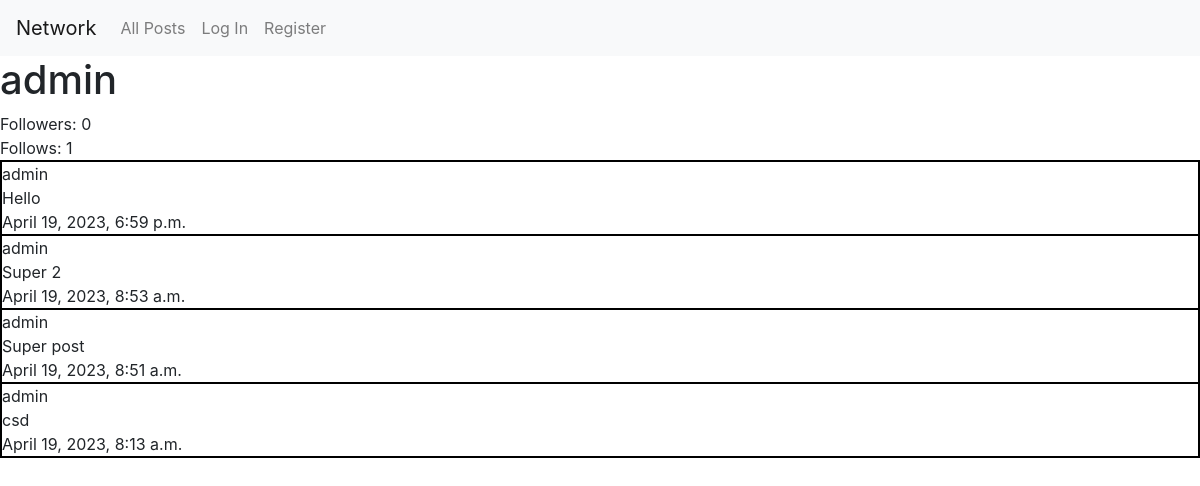
/profile/admin, run on the app's committed database.
### network/models.py (models this page shows, shortened)
class User(AbstractUser):
    pass

class Post(models.Model):
    body = models.CharField(max_length=640)                                         # Post text
    date = models.DateTimeField(auto_now_add=True)                                  # Creation date
    date_edit = models.DateTimeField(auto_now=True, blank=True)                     # Edit date
    user = models.ForeignKey(User, on_delete=models.CASCADE)                        # User
    likes = models.ManyToManyField(User, blank=True, related_name="users_likes")    # Likes

### network/views.py (the view)
# urls.py: path("profile/<str:user>", views.profile, name="profile"),
def profile(request, user):
    user = get_object_or_404(User, username=user)
    try:
        posts = Post.objects.filter(user = user)
        posts = posts.order_by("-date").all()
    except:
        posts = False
    try:
        user_followers = len(Follow.objects.filter(followed_users = user))
    except:
        user_followers = 0
    try:
        user_follows = len(Follow.objects.get(user = user).followed_users.all())
    except:
        user_follows = 0
    current_user = False
    if user.username == str(request.user):
        current_user = True
    return render(request, "network/profile.html",{
        "user_name": user.username,
        "user_posts": posts,
        "user_follows": user_follows,
        "user_followers": user_followers,
        "current_user": current_user,
        })

### network/templates/network/profile.html (shortened to what this page needs)
{% extends "network/layout.html" %}
{% block body %}
<div id="profile_div">
    <div id="profile_title"><h1>{{ user_name }}</h1></div>
    <div id="profile_followers">Followers: <span id="user_followers">{{ user_followers }}</span></div>
    <div id="profile_following">Follows: {{ user_follows }}</div>
    <div id="profile_posts">
        <div id="all_posts">
            {% if user_posts %}
                {% for post in user_posts %}
                <div class="post">
                    <div class="post_user">{{ post.user }}</div>
                    <div class="post_body">{{ post.body }}</div>
                    <div class="post_date">{{ post.date }}</div>
                </div>
                {% endfor %}
            {% else %}
                There are no posts!
            {% endif %}
        </div>
    </div>
</div>
{% endblock %}

### network/static/network/styles.css (style rules this page uses)
#all_posts { border: 1px solid black; }
.post { border: 1px solid black; }

### data on the page
User: username "admin"
Post: user "admin", body "Hello", date "April 19, 2023, 6:59 p.m."
Post: user "admin", body "Super 2", date "April 19, 2023, 8:53 a.m."
Post: user "admin", body "Super post", date "April 19, 2023, 8:51 a.m."
Post: user "admin", body "csd", date "April 19, 2023, 8:13 a.m."

### other printed values
{{ user_followers }} "0"
{{ user_follows }} "1"
